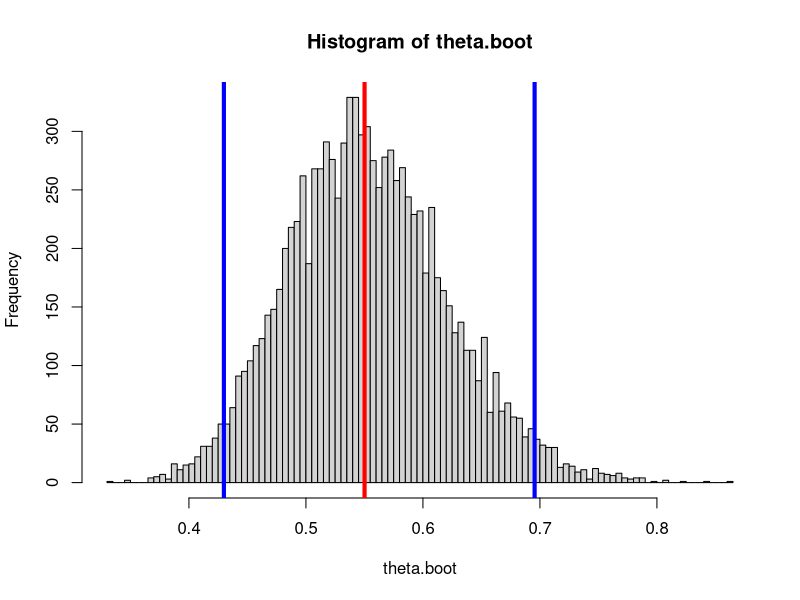
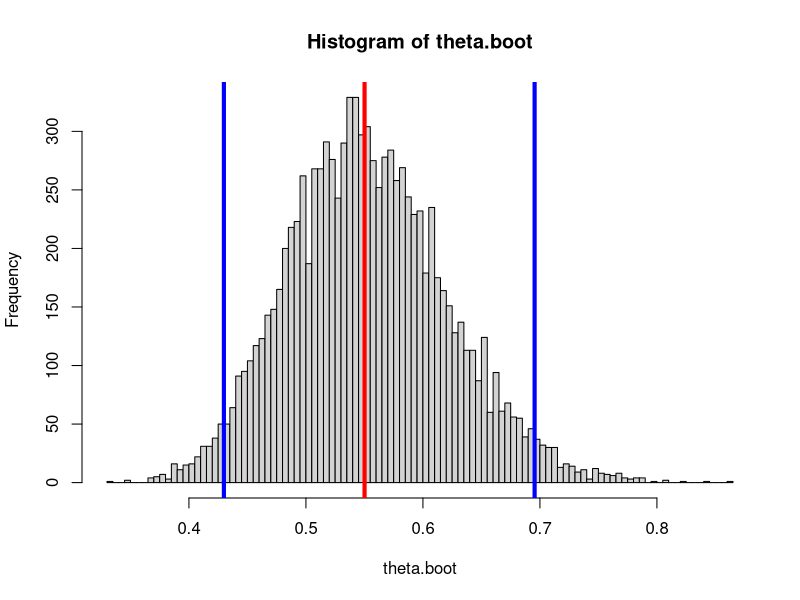

The R source for these figures, in order:
## ---- chunk 1
knitr::opts_chunk$set(echo = TRUE, fig.width = 3,fig.height = 3,message=FALSE, warning=FALSE)
## ---- chunk 2
labels = c("nattacks","nsubjects")
aspirin = c(104, 11037)
placebo = c(189, 11034)
data = data.frame(aspirin, placebo)
rownames(data) = labels
data
## ---- chunk 3
ratio = function(r) {r[1]/r[2]}
theta.hat = ratio(data$aspirin)/ratio(data$placebo)
theta.hat
## ---- chunk 4
sample.aspirin = c(rep(1, 
  times = data["nattacks","aspirin"]),
  rep(0, 
    times = (data["nsubjects","aspirin"] - 
      data["nattacks","aspirin"])))

table(sample.aspirin)
## ---- chunk 5
sample.placebo = c(rep(1, 
  times = data["nattacks","placebo"]), 
  rep(0, 
    times = (data["nsubjects","placebo"] - 
        data["nattacks","placebo"])))

table(sample.placebo)
## ---- chunk 6
bootstrap.sample = function() {
  boot.sam.aspirin = sample(sample.aspirin, 
    replace = TRUE)
  boot.sam.placebo = sample(sample.placebo, 
    replace = TRUE)
  h.rate.aspirin = sum(boot.sam.aspirin)/length(boot.sam.aspirin)
  h.rate.placebo = sum(boot.sam.placebo)/length(boot.sam.placebo)
  return(h.rate.aspirin/h.rate.placebo)
}
## ---- chunk 7
R = 10000
theta.boot = replicate(R, bootstrap.sample())
## ---- chunk 8
hist(theta.boot, breaks=100)

# observed value of ratio of 
# heart attack rates
abline(v=theta.hat, col = "red",lwd = 4)

# 95% bootstrap percentile confidence 
# interval for true ratio of heart attack rates
theta.lower = sort(theta.boot)[R*.025]
theta.upper = sort(theta.boot)[R*.975]
abline(v=c(theta.lower, theta.upper), 
  col = "blue", lwd = 4)
## ---- chunk 9
hist(theta.boot, breaks=100)
# observed value of ratio of 
# heart attack rates
abline(v=theta.hat,col = "red",lwd = 4)
# 95% bootstrap percentile confidence 
# interval for true ratio of heart attack rates
theta.lower = sort(theta.boot)[R*.025]
theta.upper = sort(theta.boot)[R*.975]
abline(v=c(theta.lower, theta.upper), col = "blue", lwd = 4)
## ---- chunk 10
quantile(theta.boot, probs = c(.025, .975))
